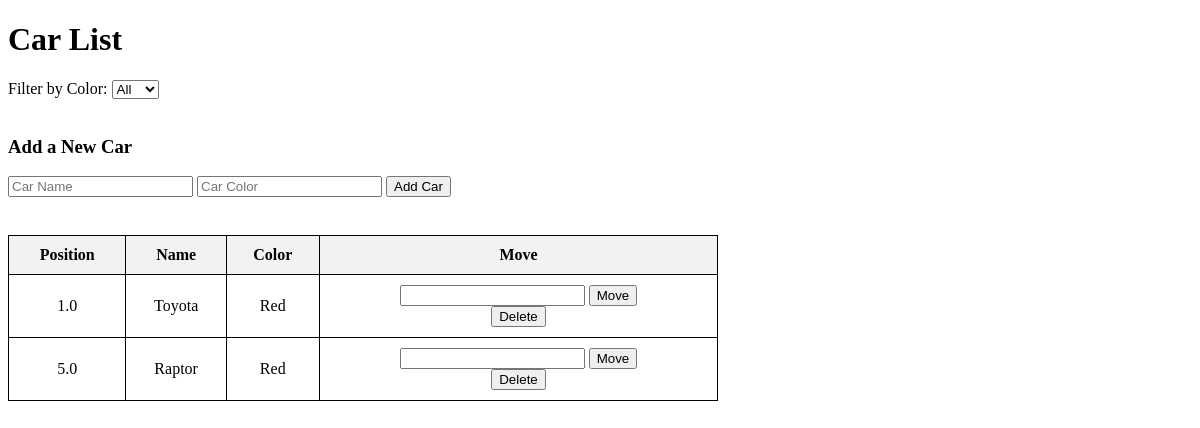
Before: / with the older database file.
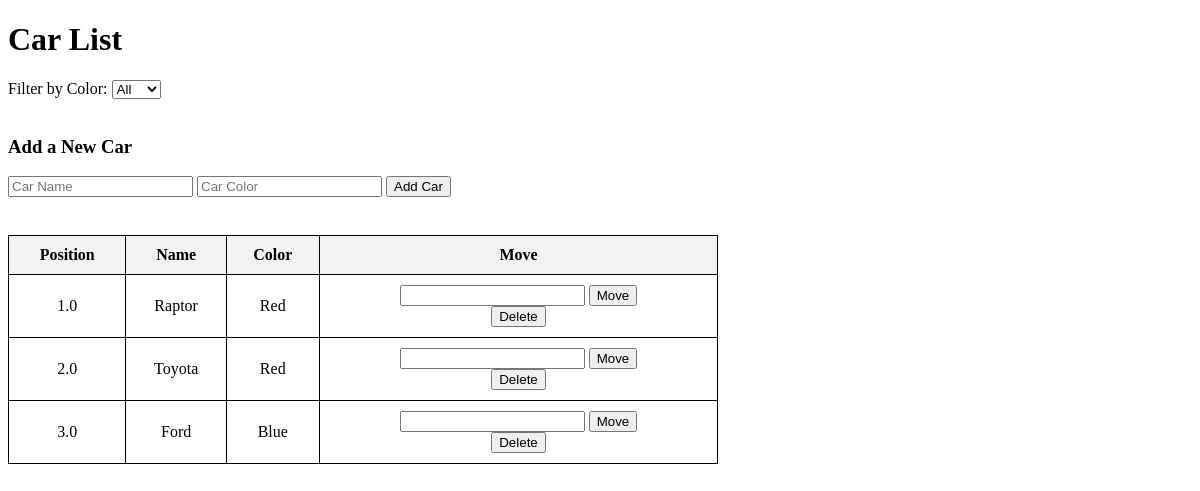
After: the same page with the newer database file.
### cars/models.py (models this page shows, shortened)
class Car(models.Model):
    name = models.CharField(max_length=255)
    color = models.CharField(max_length=50)
    position = models.FloatField(unique=True)
    class Meta:
        ordering = ['position']

### cars/views.py (the view)
# urls.py: path('', car_list, name='car_list'),
def car_list(request):
    color = request.GET.get('color', '')
    colors = Car.objects.order_by('color').values_list('color', flat=True).distinct()
    cars = Car.objects.all()
    if color:
        cars = cars.filter(color=color)
    cars = cars.order_by('position')
    return render(request, 'cars/car_list.html', {'cars': cars, 'colors': colors, 'selected_color': color})

### cars/templates/cars/car_list.html (shortened to what this page needs)
<!DOCTYPE html>
<html lang="en">
<head>
</head>
<body>
    <h1>Car List</h1>
    <form method="GET" action="">
        <label for="color">Filter by Color:</label>
        <select name="color" id="color" onchange="this.form.submit()">
            <option value="">All</option>
        </select>
    </form>
    <br>
    <h3>Add a New Car</h3>
    <form method="POST" action="{% url 'add_car' %}">
        <input type="text" name="name" placeholder="Car Name" required>
        <input type="text" name="color" placeholder="Car Color" required>
        <button type="submit">Add Car</button>
    </form>
    <br>
    <table>
        <tr>
            <th>Position</th>
            <th>Name</th>
            <th>Color</th>
            <th>Move</th>
        </tr>
        {% for car in cars %}
            <tr>
                <td>{{ car.position }}</td>
                <td>{{ car.name }}</td>
                <td>{{ car.color }}</td>
                <td>
                    <form method="POST" action="{% url 'move_car' car.id %}">
                        <input type="number" name="new_position" min="1" step="0.1" required>
                        <button type="submit">Move</button>
                    </form>
                    <form action="{% url 'delete_car' car.id %}" method="POST" style="display:inline;">
                        <button type="submit" onclick="return confirm('Are you sure?')">Delete</button>
                    </form>
                </td>
            </tr>
        {% empty %}
            <tr>
                <td colspan="4">No cars available.</td>
            </tr>
        {% endfor %}
    </table>
</body>
</html>

### cars/templates/cars/car_list.html (style rules this page uses)
table { width: 60%; border-collapse: collapse; margin: 20px 0; }
th, td { border: 1px solid black; padding: 10px; text-align: center; }
th { background-color: #f2f2f2; }

Changed rows visible on the page:
changed Car "Raptor": position "5.0" → "1.0"; moves up the list
changed Car "Toyota": position "1.0" → "2.0"
added Car: position "3.0", name "Ford", color "Blue"
